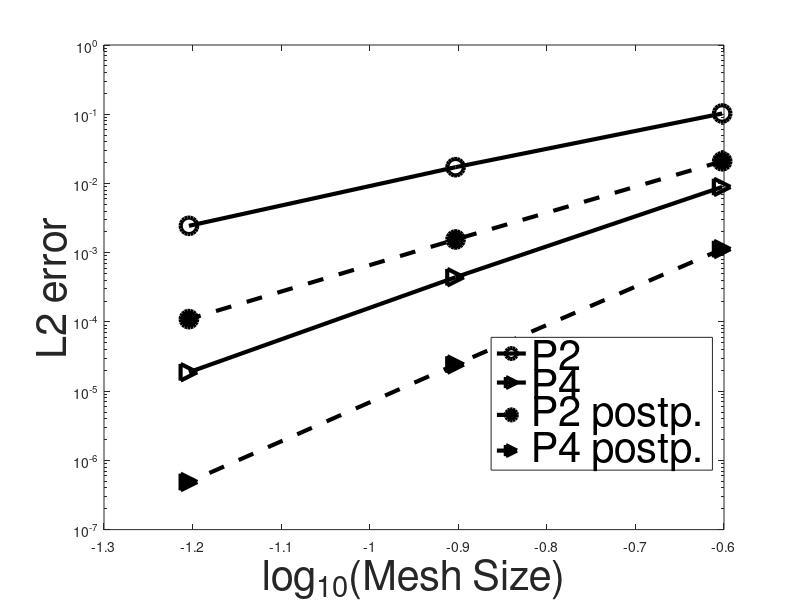

Write the MATLAB code that produced this figure.


function convergencePlots_test

% % errors = [0.017186	0.0030728	0.00044206
% %     0.0024447	0.00020942	1.8759e-05
% %     0.00031798	1.3653e-05	6.2886e-07
% % ];
% % 
% % errorspost = [0.001552	0.00019875	2.4251e-05
% %     0.00010981	6.6628e-06	4.8759e-07
% %     7.9986e-06	2.3147e-07	1.6103e-08
% % ];

clc
clear all
errors=[0.10245 0.017186  0.0024447
        0.0089015  0.00044206 1.8759e-05];
    
    
errorspost=[0.020924 0.001552   0.00010981
            0.0011273  2.4251e-05  4.8759e-07];


hs = 0.5.^[2 3 4];
lerrors = log10(errors);
lerrorspost = log10(errorspost);
lhs = log10(hs);


figure
semilogy(lhs (1,:),errors(1,:),'-ko','LineWidth',3,'MarkerSize',12)
hold on
semilogy(lhs (1,:),errors(2,:),'-k>','LineWidth',3,'MarkerSize',12)
hold on

semilogy(lhs (1,:),errorspost(1,:),'--ko','LineWidth',3,'MarkerEdgeColor','k','MarkerFaceColor','k','MarkerSize',12)
hold on
semilogy(lhs (1,:),errorspost(2,:),'--k>','LineWidth',3,'MarkerEdgeColor','k','MarkerFaceColor','k','MarkerSize',12)
hold on

[h]=legend('P2','P4','P2 postp.','P4 postp.','Location','southeast');
%leg=findobj(ax,'type','text');
set(h,'PlotBoxAspectRatioMode','manual');
set(h,'PlotBoxAspectRatio',[1 0.6 1]);
set(h,'FontSize',30)
%set(icons,'FontSize',30)
%set(str,'FontSize',30)
xlabel('log_{10}(Mesh Size)','FontSize',30), ylabel('L2 error','FontSize',30)
%title('HDG','FontSize',15)


p2slope1=(log10(errors(1,1))-log10(errors(1,2)))/(log10(0.5^2)-log10(0.5^3))

p2slope2=(log10(errors(1,2))-log10(errors(1,3)))/(log10(0.5^3)-log10(0.5^4))


p4slope1=(log10(errors(2,1))-log10(errors(2,2)))/(log10(0.5^2)-log10(0.5^3))

p4slope2=(log10(errors(2,2))-log10(errors(2,3)))/(log10(0.5^3)-log10(0.5^4))


p2postslope1=(log10(errorspost(1,1))-log10(errorspost(1,2)))/(log10(0.5^2)-log10(0.5^3))

p2postslope2=(log10(errorspost(1,2))-log10(errorspost(1,3)))/(log10(0.5^3)-log10(0.5^4))


p4postslope1=(log10(errorspost(2,1))-log10(errorspost(2,2)))/(log10(0.5^2)-log10(0.5^3))

p4postslope2=(log10(errorspost(2,2))-log10(errorspost(2,3)))/(log10(0.5^3)-log10(0.5^4))










% % hs = 0.5.^[3 4 5];
% % lhs = log10(hs);
% % figure (20)
% % 
% % semilogy(lhs (1,:),errors(1,:),'-ro','LineWidth',1)
% % hold on
% % semilogy(lhs (1,:),errors(2,:),'-b>','LineWidth',1)
% % hold on
% % semilogy(lhs (1,:),errors(3,:),'-g*','LineWidth',1)
% % 
% % semilogy(lhs (1,:),errorspost(1,:),'--ro','LineWidth',1)
% % hold on
% % semilogy(lhs (1,:),errorspost(2,:),'--b>','LineWidth',1)
% % hold on
% % semilogy(lhs (1,:),errorspost(3,:),'--g*','LineWidth',1)
% % 
% % legend('P2','P3','P4','P2 postprocesed','P3 postprocesed','P4 postprocesed')
% % xlabel('log_{10}(h)(Mesh Size)'), ylabel('L2 error')
% % title('Convergence X-HDG Dirichlet')




% slopesFirstSegment = (lerrorspost(end,:)-lerrorspost(end-1,:))/(lhs(end)-lhs(end-1));
% slopesSecondSegment = (lerrorspost(end-1,:)-lerrorspost(end-2,:))/(lhs(end-1)-lhs(end-2));
% slopesThirdSegment=(lerrors(end-2,:)-lerrors(end-3,:))/(lhs(end-2)-lhs(end-3))
% slopesFourthSegment=(lerrors(end-3,:)-lerrors(end-4,:))/(lhs(end-3)-lhs(end-4))

% errors2 = [9.7327e-16 0.0017094 0.0035983
%            1.8072e-15 0.0039668 0.0051079
%            2.3031e-15 0.0010137 0.0010137
%            2.2345e-15 0.0017646 0.0019422];
%        
% lerrors2 = log10(errors2);
% figure
% plot(lhs,lerrors2,'->')
% legend('P1','P2','P3')
% xlabel('log_{10}(h)'), ylabel('log_{10}(L2 error)')
% title('Convergence with New points')  %Pphy %This one actually makes no sense, the solution with new points is wrong!!!!!!!
% 
% 
% slopesFirstTwoPoints = (lerrors2(end,:)-lerrors2(end-1,:))/(lhs(end)-lhs(end-1))
% slopesLastTwoPoints = (lerrors2(end-1,:)-lerrors2(end-2,:))/(lhs(end-1)-lhs(end-2))
% slopesLastTwoPoints=(lerrors2(end-2,:)-lerrors2(end-3,:))/(lhs(end-2)-lhs(end-3))
% 
% errors3 = [9.7327e-16 1.2788e-09 7.3034e-06
%            1.8072e-15 5.6396e-06 0.00073849
%            2.3031e-15 6.6424e-08 5.0794e-05
%            2.2345e-15 5.529e-09  7.6356e-06
%            3.491e-15  2.6711e-10 9.5482e-07 ];
% lerrors3 = log10(errors3);
% figure
% plot(lhs,lerrors3,'-<')
% legend('P1','P2','P3')
% xlabel('log_{10}(h)'), ylabel('log_{10}(L2 error)')
% title('Convergence with New points (PtsInt)')  %PtsInt
% 
% 
% slopesFirstSegment = (lerrors(end,:)-lerrors(end-1,:))/(lhs(end)-lhs(end-1))
% slopesSecondSegment = (lerrors(end-1,:)-lerrors(end-2,:))/(lhs(end-1)-lhs(end-2))
% slopesThirdSegment=(lerrors(end-2,:)-lerrors(end-3,:))/(lhs(end-2)-lhs(end-3))
% slopesFourthSegment=(lerrors(end-3,:)-lerrors(end-4,:))/(lhs(end-3)-lhs(end-4))
% 
% 
%  SlopeTriangles (lhs,lerrorspost,slopesFirstSegment);



















